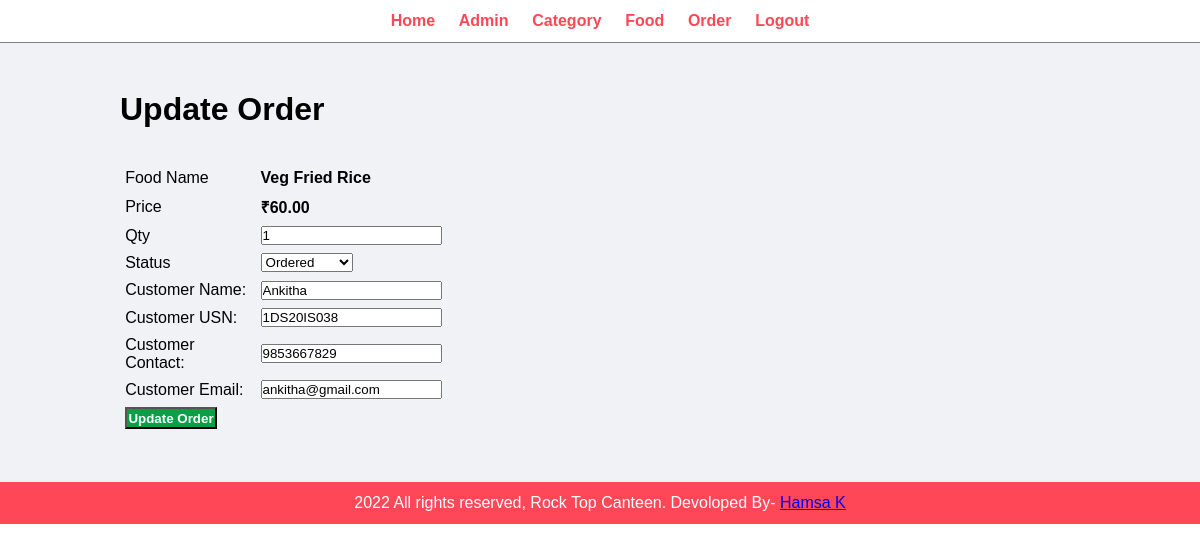
/admin/update-order.php?id=3 (signed in), run on the app's committed database.
### tables this page shows
CREATE TABLE `tbl_order` (
  `id` int(10) UNSIGNED NOT NULL,
  `food` varchar(150) NOT NULL,
  `price` decimal(10,2) NOT NULL,
  `qty` int(11) NOT NULL,
  `total` decimal(10,2) NOT NULL,
  `order_date` datetime NOT NULL,
  `status` varchar(50) NOT NULL,
  `customer_name` varchar(150) NOT NULL,
  `customer_usn` varchar(15) NOT NULL,
  `customer_contact` varchar(20) NOT NULL,
  `customer_email` varchar(150) NOT NULL
);

### admin/update-order.php (the view, shortened to what this page needs)
<?php include('partials/menu.php'); ?>
<div class="main-content">
    <div class="wrapper">
        <h1>Update Order</h1>
        <br><br>
        <?php
            if(isset($_GET['id']))
            {
                $id=$_GET['id'];
                $sql = "SELECT * FROM tbl_order WHERE id=$id";
                $res = mysqli_query($conn, $sql);
                $count = mysqli_num_rows($res);
                if($count==1)
                {
                    $row=mysqli_fetch_assoc($res);
                    $food = $row['food'];
                    $price = $row['price'];
                    $qty = $row['qty'];
                    $status = $row['status'];
                    $customer_name = $row['customer_name'];
                    $customer_usn = $row['customer_usn'];
                    $customer_contact = $row['customer_contact'];
                    $customer_email = $row['customer_email'];
                }
                else
                {
                    header('location:'.SITEURL.'admin/manage-order.php');
                }
            }
            else
            {
                header('location:'.SITEURL.'admin/manage-order.php');
            }
        ?>
        <form action="" method="POST">
            <table class="tbl-30">
                <tr>
                    <td>Food Name</td>
                    <td><b> <?php echo $food; ?> </b></td>
                </tr>
                <tr>
                    <td>Price</td>
                    <td>
                        <b> ₹<?php echo $price; ?></b>
                    </td>
                </tr>
                <tr>
                    <td>Qty</td>
                    <td>
                        <input type="number" name="qty" value="<?php echo $qty; ?>">
                    </td>
                </tr>
                <tr>
                    <td>Status</td>
                    <td>
                        <select name="status">
                            <option <?php if($status=="Ordered"){echo "selected";} ?> value="Ordered">Ordered</option>
                        </select>
                    </td>
                </tr>
                <tr>
                    <td>Customer Name: </td>
                    <td>
                        <input type="text" name="customer_name" value="<?php echo $customer_name; ?>">
                    </td>
                </tr>
                <tr>
                    <td>Customer USN: </td>
                    <td>
                        <input type="text" name="customer_usn" value="<?php echo $customer_usn; ?>">
                    </td>
                </tr>
                <tr>
                    <td>Customer Contact: </td>
                    <td>
                        <input type="text" name="customer_contact" value="<?php echo $customer_contact; ?>">
                    </td>
                </tr>
                <tr>
                    <td>Customer Email: </td>
                    <td>
                        <input type="text" name="customer_email" value="<?php echo $customer_email; ?>">
                    </td>
                </tr>
                <tr>
                    <td clospan="2">
                        <input type="submit" name="submit" value="Update Order" class="btn-secondary">
                    </td>
                </tr>
            </table>
        </form>
    </div>
</div>
<?php include('partials/footer.php'); ?>

### css/admin.css (style rules this page uses)
* { margin: 0; padding: 0; font-family: Arial, Helvetica, sans-serif; }
.wrapper { padding: 1%; width: 80%; margin: 0 auto; }
table tr td { padding: 1%; }
.btn-secondary { background-color: #07a047; padding: 1%; color: white; text-decoration: none; font-weight: bold; }
.main-content { background-color: #f1f2f6; padding: 3% 0; }

### data on the page
tbl_order: food "Veg Fried Rice", price "60.00", qty "1", status "Ordered", customer_name "Ankitha", customer_usn "1DS20IS038", customer_contact "9853667829", customer_email "ankitha@gmail.com"
